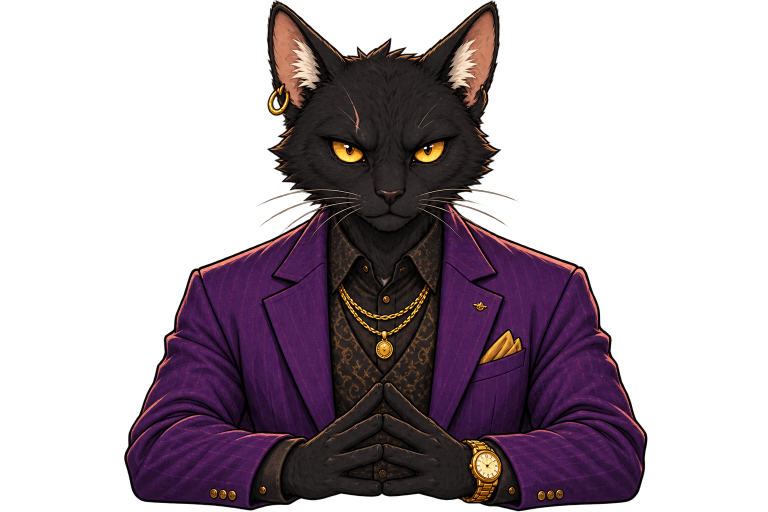
#> input picture art/original/customers/blackcat.png, 1536 x 1024 px (shown at 1/2 size)
$ python clean_button_alpha.py ../art/original/customers
#> lines starting #> are read from the running program, lines starting #| are printed output that depends on the picture
from pathlib import Path
from collections import deque
import sys

from PIL import Image


BUTTON_DIR = Path(sys.argv[1]) if len(sys.argv) > 1 else Path("public/assets/ui/buttons")


def clean_alpha(path: Path) -> None:
    image = Image.open(path).convert("RGBA")
#> image is the input picture: PIL image 1536x1024 RGBA; mean R, G, B, A 32.3, 18, 25.2, 103.5
    pixels = image.load()

    for y in range(image.height):
        for x in range(image.width):
            red, green, blue, _ = pixels[x, y]
            brightness = (red + green + blue) / 3
            chroma = max(red, green, blue) - min(red, green, blue)

            # Generated previews baked a white/gray checkerboard into the RGB image.
            # Remove only bright neutral pixels; retain the dark painted button and shadow.
            if chroma < 18 and brightness >= 218:
                alpha = max(0, min(255, round((238 - brightness) * 12.75)))
                pixels[x, y] = (red, green, blue, alpha)

    # Remove any darker checker/shadow remnants only when they are connected to
    # the canvas edge. This protects neutral highlights and lettering inside the button.
    queue: deque[tuple[int, int]] = deque()
    visited: set[tuple[int, int]] = set()
    for x in range(image.width):
        queue.extend(((x, 0), (x, image.height - 1)))
    for y in range(image.height):
        queue.extend(((0, y), (image.width - 1, y)))

    while queue:
        x, y = queue.popleft()
        if (x, y) in visited:
            continue
        visited.add((x, y))
        red, green, blue, alpha = pixels[x, y]
        brightness = (red + green + blue) / 3
        chroma = max(red, green, blue) - min(red, green, blue)
        if not (alpha == 0 or (chroma < 35 and brightness > 150)):
            continue
        pixels[x, y] = (red, green, blue, 0)
        if x:
            queue.append((x - 1, y))
        if x + 1 < image.width:
            queue.append((x + 1, y))
        if y:
            queue.append((x, y - 1))
        if y + 1 < image.height:
            queue.append((x, y + 1))
#> this loop made 3627735 passes
#> (red, green, blue, brightness, chroma) on passes 1 to 3: (1, 0, 0, 0.333, 1), (1, 2, 0, 1, 2), (0, 0, 0, 0, 0)

    alpha = image.getchannel("A")
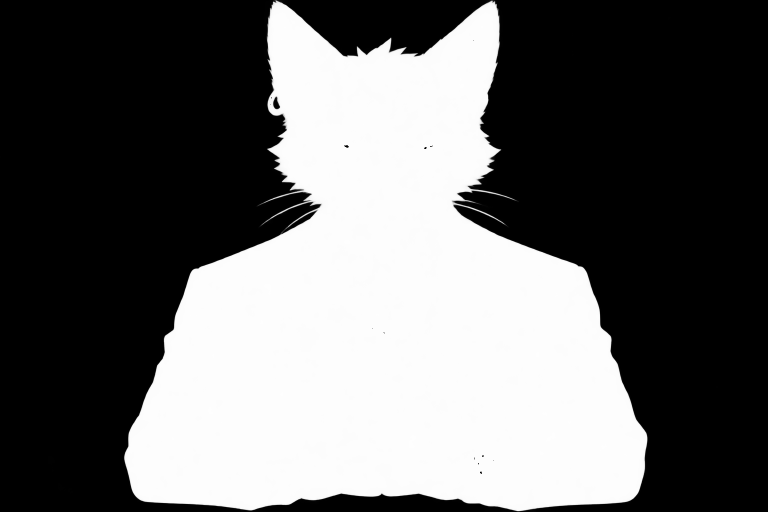
#> alpha: PIL image 1536x1024 L (shown at 1/2 size); min 0, max 254, mean 103.5
    bounds = alpha.getbbox()
    if bounds:
        margin = 12
        left = max(0, bounds[0] - margin)
        top = max(0, bounds[1] - margin)
        right = min(image.width, bounds[2] + margin)
        bottom = min(image.height, bounds[3] + margin)
        image = image.crop((left, top, right, bottom))
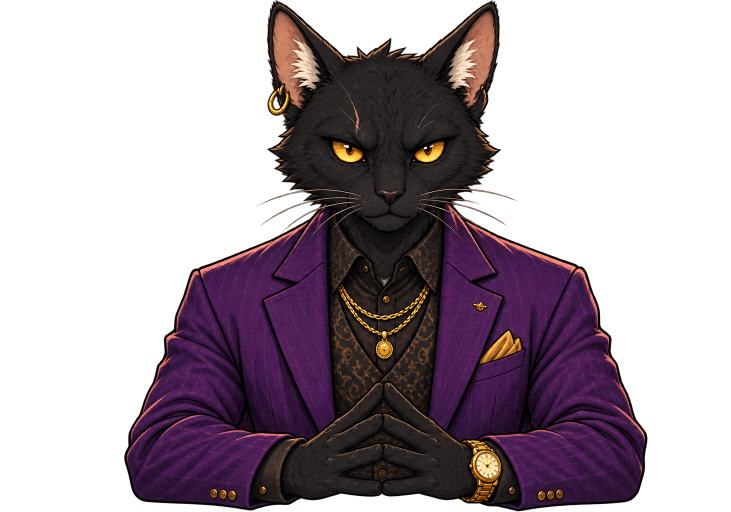
#> image: PIL image 1461x1024 RGBA (shown at 1/2 size); mean R, G, B, A 33.9, 18.9, 26.5, 108.8; transparent parts drawn white

    image.save(path)


for button_path in BUTTON_DIR.glob("*.png"):
    clean_alpha(button_path)
#> pass 2 of the loop `for button_path in BUTTON_DIR.glob("*.png"):`:
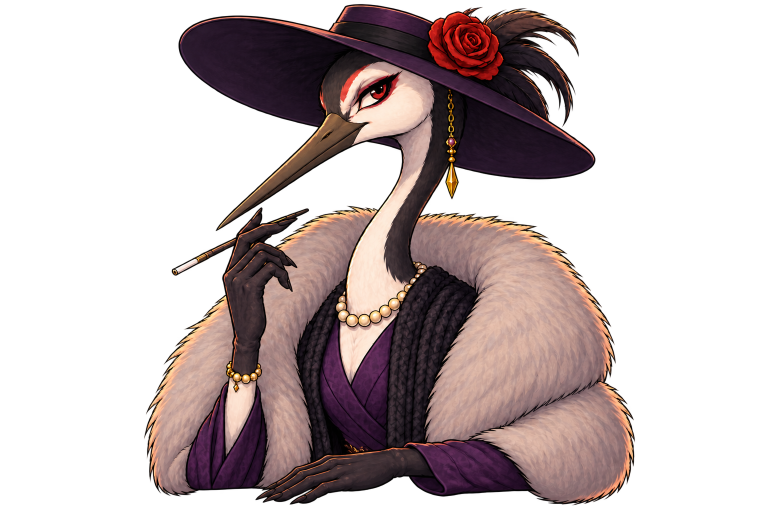
#> input picture art/original/customers/durumi.png, 1536 x 1024 px (shown at 1/2 size)
#> in clean_alpha, image is the input picture: PIL image 1536x1024 RGBA; mean R, G, B, A 64.9, 47.6, 45.7, 108.7
#> in clean_alpha (call 2), `alpha = image.getchannel("A")`:
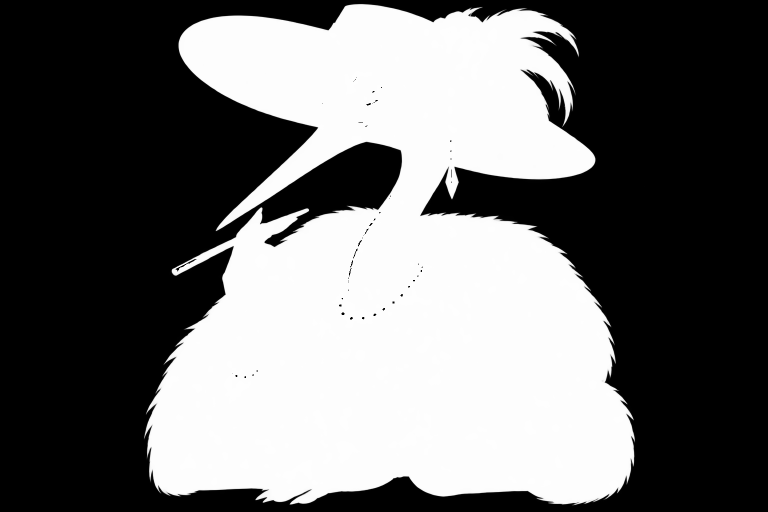
#> alpha: PIL image 1536x1024 L (shown at 1/2 size); min 0, max 254, mean 108.6
#> in clean_alpha (call 2), `image = image.crop((left, top, right, bottom))`:
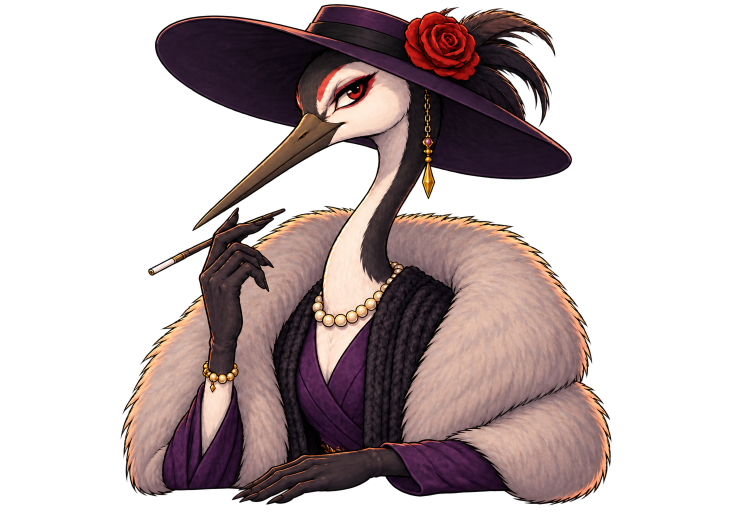
#> image: PIL image 1461x1024 RGBA (shown at 1/2 size); mean R, G, B, A 68.2, 50, 48, 114.2; transparent parts drawn white
